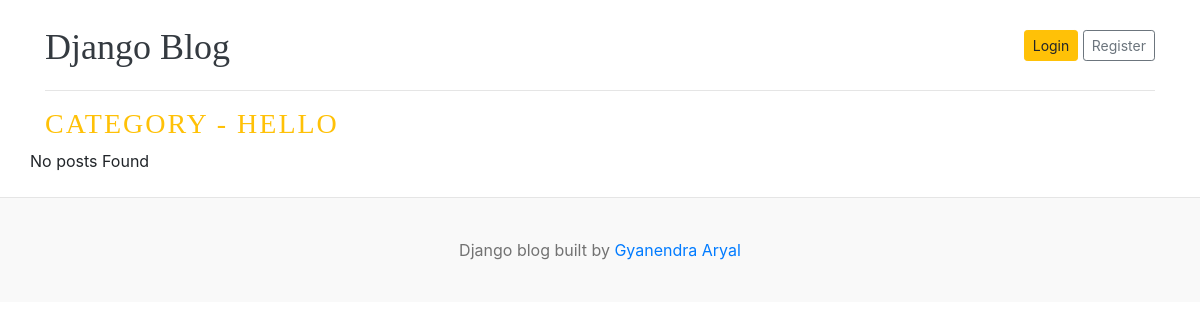
The page /category/1/ on the database as committed earlier.
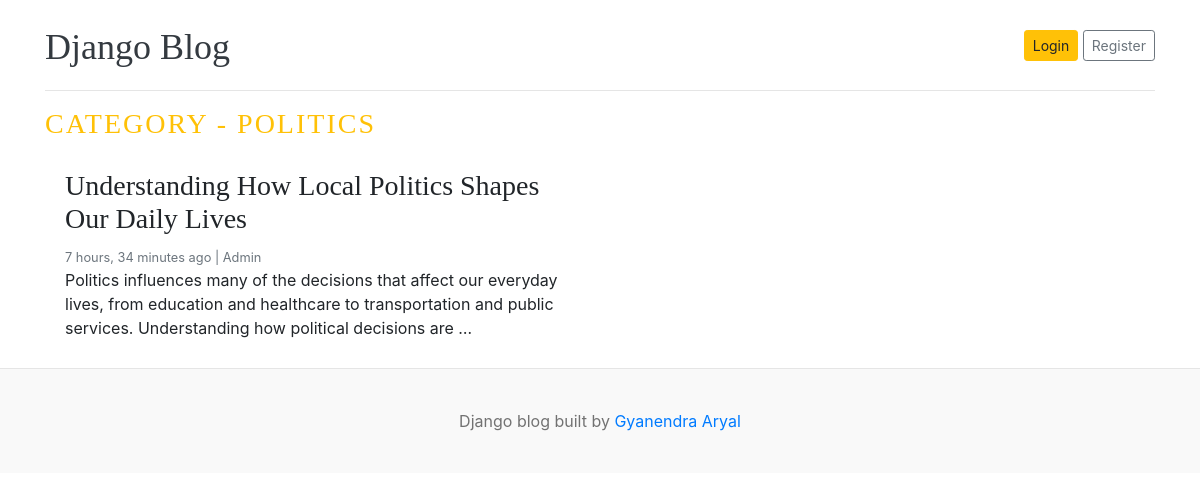
The same page on the database as committed later.
### blogs/models.py (models this page shows, shortened)
class Category(models.Model):
    id = models.BigAutoField(primary_key=True)
    category_name = models.CharField(max_length=100, unique=True)
    created_at = models.DateTimeField(auto_now_add=True)
    updated_at = models.DateTimeField(auto_now=True)
    class Meta:
        verbose_name_plural = "categories"
    def __str__(self):
        return self.category_name

class Blog(models.Model):
    STATUS_CHOICES = [
        ("Draft", "DRAFT"),
        ("Published", "PUBLISHED"),
    ]
    id = models.BigAutoField(primary_key=True)
    title = models.CharField(max_length=100)
    slug = models.SlugField(max_length=150, unique=True, blank=True)
    category = models.ForeignKey(Category, on_delete=models.CASCADE)
    author = models.ForeignKey(User, on_delete=models.CASCADE)
    featured_image = models.ImageField(upload_to="uploads/%Y/%m/%d")
    short_description = models.TextField()
    blog_body = models.TextField()
    status = models.CharField(choices=STATUS_CHOICES, default="Draft", max_length=20)
    is_featured = models.BooleanField(default=False)
    created_at = models.DateTimeField(auto_now_add=True)
    updated_at = models.DateTimeField(auto_now=True)

### blogs/views.py (the view)
# urls.py: path("<int:id>/", views.posts_by_category, name="posts_by_category"),
def posts_by_category(request, id):
    posts = Blog.objects.filter(status="Published", category=id)
    try:
        category = Category.objects.get(id=id)
    except:
        return redirect("home")
    context = {
        "posts": posts,
        "category": category
        }
    return render(request, "post_by_category.html", context)

### templates/post_by_category.html (shortened to what this page needs)
{%load static%}
<!DOCTYPE html>
<html lang="en">
<head>
    <link href="https://getbootstrap.com/docs/4.0/dist/css/bootstrap.min.css" rel="stylesheet">
    <link href="{% static 'css/blog.css'%}" rel="stylesheet">
  </head>
<body>
    <div class="container">
      <header class="blog-header py-3">
        <div class="row flex-nowrap justify-content-between align-items-center">
          <div class="col-8 pt-1">
            <a class="blog-header-logo text-dark" href="/">Django Blog</a>
          </div>
          <div class="col-4 d-flex justify-content-end align-items-center">
            <a class="btn btn-sm btn-warning" href="#">Login</a> &nbsp;
            <a class="btn btn-sm btn-outline-secondary" href="#">Register</a>
          </div>
        </div>
      </header>
      <div class="nav-scroller py-1 mb-2">
      </div>
<h3 class = "text-uppercase text-warning" style = "letter-spacing: 2px;">Category - {{category}} </h3>
  <div class="row mb-2">
    {% if posts %}
    {% for post in posts %}
    <div class="col-md-6">
      <div class="card border-0" >
        <div class="card-body">
          <h3>{{post.title}} </h3>
          <small class="mb-1 text-muted">{{post.created_at | timesince}} ago | <span class = "text-capitalize">{{post.author}}</span> </small>
          <p class="card-text">{{post.short_description | truncatewords:25}} </p>
        </div>
      </div>
    </div>
    {% endfor %}
    {% else %}
    <p class = "text-center">No posts Found</p>
    {% endif %}
  </div>
</div>
<footer class="blog-footer">
  <p>Django blog built by <a href="#">Gyanendra Aryal</a></p>
</footer>
</body>
</html>

### blog_main/static/css/blog.css (style rules this page uses)
.blog-header { border-bottom: 1px solid #e5e5e5; }
.blog-header-logo { font-family: "Playfair Display", Georgia, "Times New Roman", serif; font-size: 2.25rem; }
h1, h2, h3, h4, h5, h6 { font-family: "Playfair Display", Georgia, "Times New Roman", serif; }
.blog-footer { padding: 2.5rem 0; color: #727272; text-align: center; background-color: #f9f9f9; border-top: .05rem solid #e5e5e5; }
.blog-footer p:last-child { margin-bottom: 0; }

Rows that differ between the two databases and show on the page:
changed Category: category_name "HELLO" → "POLITICS"
now on this page (row edited): Blog: title "Understanding How Local Politics Shapes Our Daily Lives", created_at "7 hours, 34 minutes", author "Admin", short_description "Politics influences many of the decisions that affect our everyday lives, from education and healthcare to transportation and public services. Understanding how political decisions are …"
Other text that changed with them:
text no longer shown: "No posts Found"
